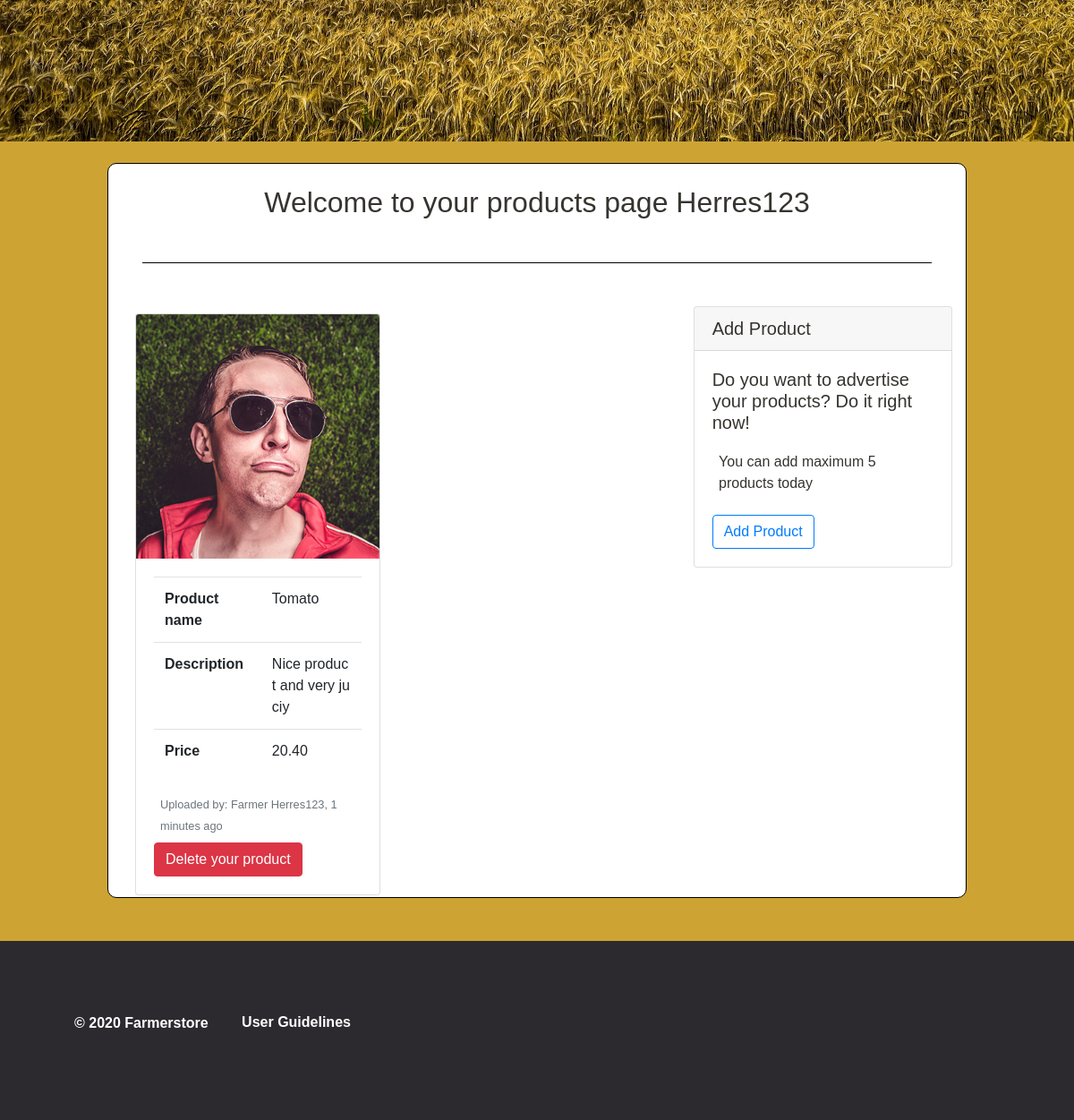
Before: /farmer/my_products/ (signed in, lower part) with the older database file.
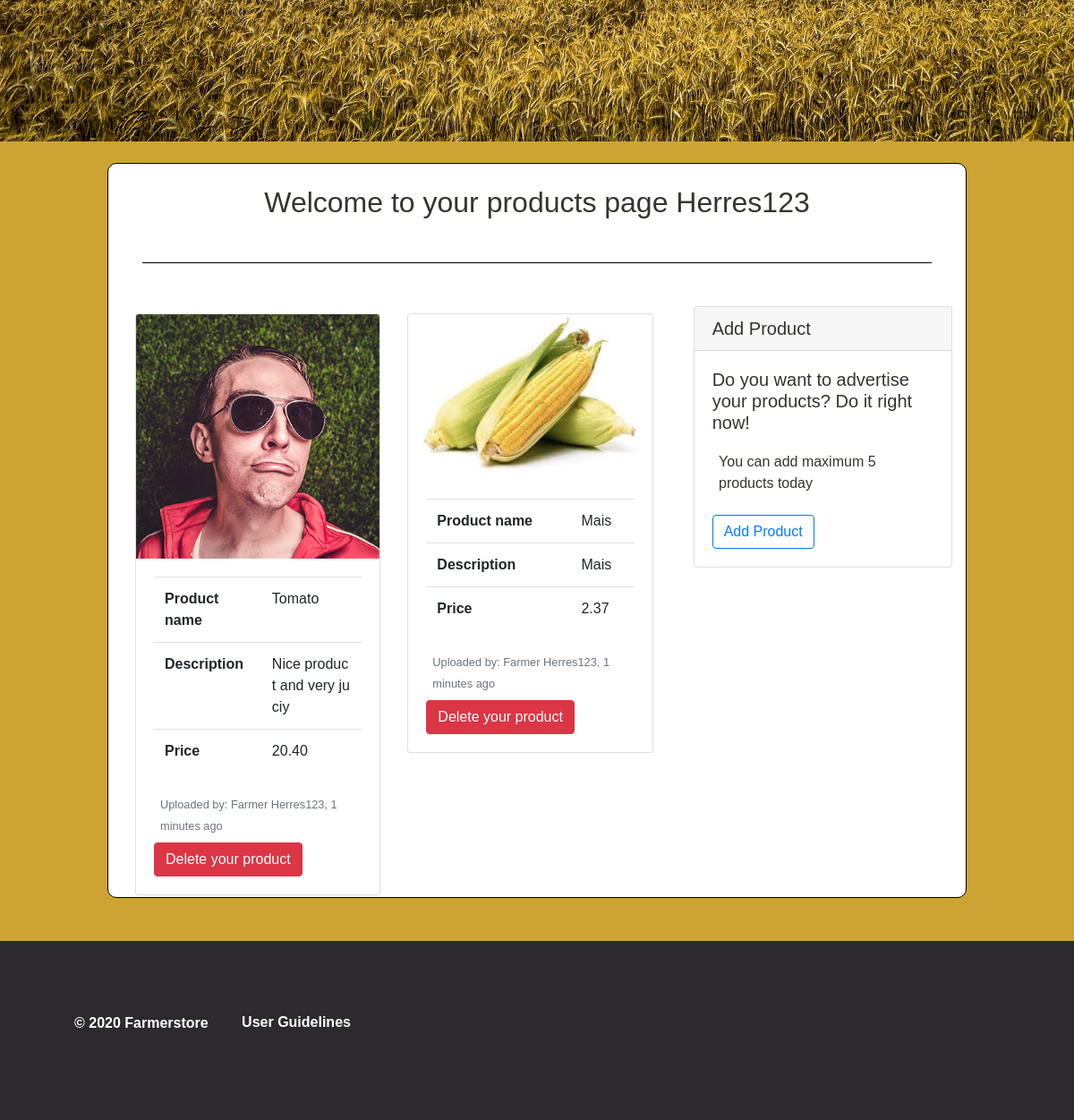
After: the same page with the newer database file.
### user_profile/models.py (models this page shows, shortened)
class Product(models.Model):
    product_name = models.CharField(max_length=200,choices=CHOICES,blank=False, default='artichoke')
    product_description = models.CharField(max_length=300)
    product_price = models.DecimalField(max_digits=6, decimal_places=2)
    product_user = models.ForeignKey(User, on_delete=models.CASCADE)
    stock = models.PositiveIntegerField(validators=[MinValueValidator(1)],default=1)
    product_picture = models.ImageField(blank=True, upload_to='images/')

### farmer_page/views.py (the view)
# urls.py: path('my_products/',views.my_products, name='my-products'),
def my_products(request):
    current_user = request.user.id
    template = 'farmer_page/my_products.html'
    profile = get_object_or_404(User, pk=current_user)
    products = Product.objects.filter(product_user=request.user)
    return render(request, template, {'profile':profile, 'product': products})

### home_page/context_processors.py (called while the page is built)
def context_variable(request):
    return {"farmer": Farmer.objects.filter()}

### farmer_page/templates/farmer_page/my_products.html (shortened to what this page needs)
{% extends 'home_page/base.html'%}
{% load static%}
{% block content%}
<div class="container" style="background-color:white !important; border:1px solid black; width:80%; border-radius:10px;">
  <br>
  <h2 class="text-center">Welcome to your products page {{profile}}</h2>
  <br>
  <hr style="border-top:1px solid black; width:95%;">
  <br>
  <div class="row">
    {% if product %}
    <div class="col-lg-8 mt-2 col-md-12">
      <div class="container">
        <div class="row">
          {% for prod in product %}
          <div class="col-lg-6 mt-2 col-md-12">
            <div class="card" style="width:100% !important;">
              <a href="#" class="" style="color:black;text-decoration: none;">
                  {% if prod.product_picture %}
                  <img class="card-img-top" src="{{ prod.product_picture.url }}" alt="Card image cap" />
                  {% else %}
                  <img class="card-img-top" src="{% static 'home_page/mais.jpg' %}" alt="Card image cap" />
                  {% endif %}
                <div class="card-body">
                  <table class="table">
                    <tbody>
                      <tr>
                        <th>Product name</th>
                        <td style="word-break:break-all;">{{prod.product_name}}</td>
                      </tr>
                      <tr>
                        <th>Description</th>
                        <td style="word-break:break-all;">{{prod.product_description}}</td>
                      </tr>
                      <tr>
                        <th>Price</th>
                        <td style="word-break:break-all;">{{prod.product_price}}</td>
                      </tr>
                    </tbody>
                  </table>
                  <p class="card-text">
                    <small class="text-muted">Uploaded by: Farmer {{prod.product_user}}, 1 minutes ago</small>
                  </p>
                  <div class="">
                    <form action="" method="POST">
                        <a class="btn btn-danger text-white mr-auto" href="{% url 'delete' prod.id%}" type="submit">Delete your product</a>
                  </form>
                  </div>
                </div>
              </a>
            </div>
          </div>
          {%endfor%}
        </div>
      </div>
    </div>
    <div class="col-lg-4 mt-2 col-md-12">
        <div class="row">
          <div class="col-md-12 ml-auto mr-2">
            <div class="card" style="width:100% !important;">
              <h5 class="card-header">
                Add Product
              </h5>
              <div class="card-body">
                <h5 class="card-title">
                  Do you want to advertise your products? Do it right now!
                </h5>
                <p class="card-text">You can add maximum 5 products today</p>
                <a href="{% url 'add-product' %}" class="btn btn-outline-primary">Add Product</a>
              </div>
            </div>
          </div>
        </div>
      </div>
    </div>
</div>
{% endif %}
<br>
</div>
{% endblock content %}

Changed rows visible on the page:
added Product: product_picture (picture), product_name "Mais", product_description "Mais", product_price "2.37", product_user "Herres123"
